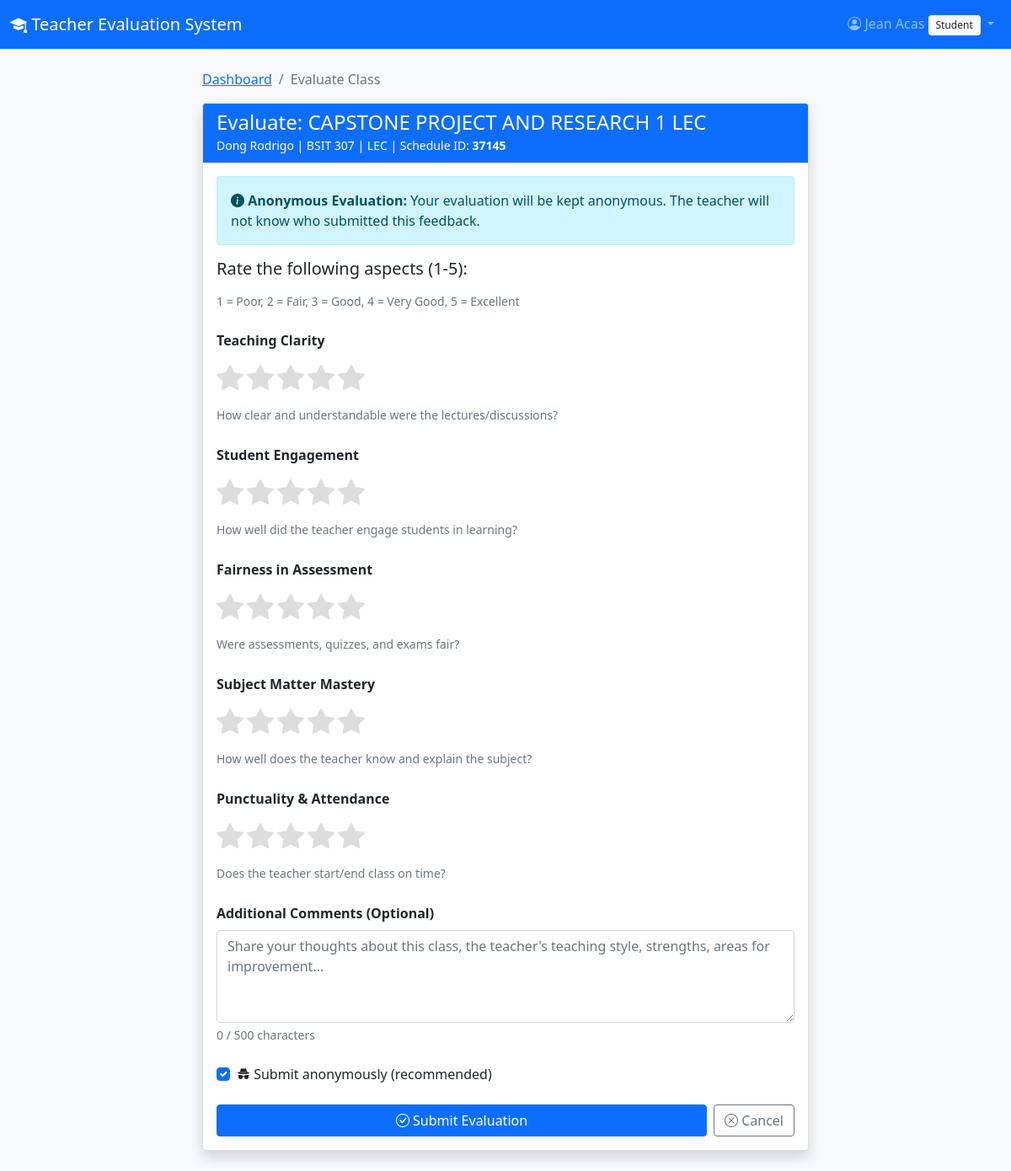
Screenshot of /student/evaluate-class/5 (signed in) with the database file from the repository.
### models.py (models this page shows, shortened)
class User(UserMixin, db.Model):
    __tablename__ = 'users'
    id = db.Column(db.Integer, primary_key=True)
    username = db.Column(db.String(80), unique=True, nullable=False)
    email = db.Column(db.String(120), unique=True, nullable=False)
    password_hash = db.Column(db.String(200), nullable=False)
    role = db.Column(db.String(50), nullable=False)  # student, program_head, dean, admin
    full_name = db.Column(db.String(100), nullable=False)
    department = db.Column(db.String(100))
    is_active = db.Column(db.Boolean, default=True)
    created_at = db.Column(db.DateTime, default=datetime.utcnow)
    roll_number = db.Column(db.String(20), unique=True)
    program = db.Column(db.String(100))
    semester = db.Column(db.Integer)
    is_irregular = db.Column(db.Boolean, default=False)  # ADDED: Regular/Irregular student
    evaluations_given = db.relationship('Evaluation', foreign_keys='Evaluation.evaluator_id',
                                      backref='evaluator', lazy=True)
    audit_logs = db.relationship('AuditLog', backref='user', lazy=True)
    enrollments = db.relationship('Enrollment', backref='student', lazy=True)
    class_evaluations = db.relationship('ClassEvaluation', backref='evaluator', lazy=True)

class ClassAssignment(db.Model):
    __tablename__ = 'class_assignments'
    id = db.Column(db.Integer, primary_key=True)
    section_id = db.Column(db.Integer, db.ForeignKey('sections.id'), nullable=False)
    teacher_id = db.Column(db.Integer, db.ForeignKey('teachers.id'), nullable=False)
    subject_name = db.Column(db.String(200), nullable=False)
    subject_type = db.Column(db.String(20), default='LEC')
    schedule_id = db.Column(db.String(20), nullable=False)
    is_active = db.Column(db.Boolean, default=True)
    evaluations = db.relationship('ClassEvaluation', backref='class_assignment', lazy=True, cascade='all, delete-orphan')

class Teacher(db.Model):
    __tablename__ = 'teachers'
    id = db.Column(db.Integer, primary_key=True)
    name = db.Column(db.String(100), nullable=False)
    email = db.Column(db.String(120), unique=True, nullable=False)
    department = db.Column(db.String(100), nullable=False)
    subjects = db.Column(db.String(500))  # Comma-separated subjects
    joining_date = db.Column(db.DateTime, default=datetime.utcnow)
    is_active = db.Column(db.Boolean, default=True)
    evaluations = db.relationship('Evaluation', backref='teacher', lazy=True)
    class_assignments = db.relationship('ClassAssignment', backref='teacher', lazy=True)

class Section(db.Model):
    __tablename__ = 'sections'
    id = db.Column(db.Integer, primary_key=True)
    name = db.Column(db.String(50), nullable=False)
    program = db.Column(db.String(100), nullable=False)
    year_level = db.Column(db.Integer, nullable=False)
    semester = db.Column(db.Integer, default=1)
    school_year = db.Column(db.String(20))
    is_active = db.Column(db.Boolean, default=True)
    created_at = db.Column(db.DateTime, default=datetime.utcnow)
    class_assignments = db.relationship('ClassAssignment', backref='section', lazy=True, cascade='all, delete-orphan')
    enrollments = db.relationship('Enrollment', backref='section', lazy=True)

### app.py (the view, shortened to what this page needs)
@app.route('/student/evaluate-class/<int:class_id>', methods=['GET', 'POST'])
@login_required
@role_required('student')
def student_evaluate_class(class_id):
    class_assignment = ClassAssignment.query.get_or_404(class_id)
    enrollment = Enrollment.query.filter_by(
        student_id=current_user.id,
        section_id=class_assignment.section_id,
        is_active=True
    ).first()
    if not enrollment and not current_user.is_irregular:
        flash('You are not enrolled in this section. Please contact your administrator.', 'danger')
        return redirect(url_for('student_dashboard'))
    if enrollment and not current_user.is_irregular:
        existing = ClassEvaluation.query.filter_by(
            class_assignment_id=class_id,
            evaluator_id=current_user.id
        ).first()
        if existing:
            flash('You have already evaluated this class.', 'warning')
            return redirect(url_for('student_dashboard'))
    return render_template('student/evaluate_class.html', class_assignment=class_assignment)

### app.py (called while the page is built)
def role_required(*roles):
    def decorator(f):
        @wraps(f)
        def decorated_function(*args, **kwargs):
            if not current_user.is_authenticated:
                return redirect(url_for('login'))
            if current_user.role not in roles:
                flash('You do not have permission to access this page.', 'danger')
                return redirect(url_for('index'))
            return f(*args, **kwargs)
        return decorated_function
    return decorator

@login_manager.user_loader
def load_user(user_id):
    return User.query.get(int(user_id))

### templates/student/evaluate_class.html (shortened to what this page needs)
{% extends "base.html" %}
{% block content %}
<div class="container py-4">
    <div class="row justify-content-center">
        <div class="col-md-8">
            <nav aria-label="breadcrumb">
                <ol class="breadcrumb">
                    <li class="breadcrumb-item"><a href="{{ url_for('student_dashboard') }}">Dashboard</a></li>
                    <li class="breadcrumb-item active">Evaluate Class</li>
                </ol>
            </nav>
            <div class="card shadow">
                <div class="card-header bg-primary text-white">
                    <h4 class="mb-0">Evaluate: {{ class_assignment.subject_name }}</h4>
                    <small>
                        {{ class_assignment.teacher.name }} |
                        {{ class_assignment.section.name }} |
                        {{ class_assignment.subject_type }} |
                        Schedule ID: <strong id="displayScheduleId">{{ class_assignment.schedule_id }}</strong>
                    </small>
                </div>
                <div class="card-body">
                    <div class="alert alert-info">
                        <i class="bi bi-info-circle-fill"></i>
                        <strong>Anonymous Evaluation:</strong> Your evaluation will be kept anonymous.
                        The teacher will not know who submitted this feedback.
                    </div>
                    <form method="POST" id="evaluationForm" onsubmit="return validateForm()">
                        <h5 class="mb-3">Rate the following aspects (1-5):</h5>
                        <p class="text-muted small mb-4">1 = Poor, 2 = Fair, 3 = Good, 4 = Very Good, 5 = Excellent</p>
                        <div class="mb-4">
                            <label class="form-label fw-bold">Teaching Clarity</label>
                            <div class="rating-stars mb-2">
                                {% for i in range(1, 6) %}
                                <label for="tc{{ i }}"><i class="bi bi-star-fill"></i></label>
                                {% endfor %}
                            </div>
                            <small class="text-muted">How clear and understandable were the lectures/discussions?</small>
                        </div>
                        <div class="mb-4">
                            <label class="form-label fw-bold">Student Engagement</label>
                            <div class="rating-stars mb-2">
                                {% for i in range(1, 6) %}
                                <label for="eng{{ i }}"><i class="bi bi-star-fill"></i></label>
                                {% endfor %}
                            </div>
                            <small class="text-muted">How well did the teacher engage students in learning?</small>
                        </div>
                        <div class="mb-4">
                            <label class="form-label fw-bold">Fairness in Assessment</label>
                            <div class="rating-stars mb-2">
                                {% for i in range(1, 6) %}
                                <label for="fair{{ i }}"><i class="bi bi-star-fill"></i></label>
                                {% endfor %}
                            </div>
                            <small class="text-muted">Were assessments, quizzes, and exams fair?</small>
                        </div>
                        <div class="mb-4">
                            <label class="form-label fw-bold">Subject Matter Mastery</label>
                            <div class="rating-stars mb-2">
                                {% for i in range(1, 6) %}
                                <label for="sm{{ i }}"><i class="bi bi-star-fill"></i></label>
                                {% endfor %}
                            </div>
                            <small class="text-muted">How well does the teacher know and explain the subject?</small>
                        </div>
                        <div class="mb-4">
                            <label class="form-label fw-bold">Punctuality & Attendance</label>
                            <div class="rating-stars mb-2">
                                {% for i in range(1, 6) %}
                                <label for="punct{{ i }}"><i class="bi bi-star-fill"></i></label>
                                {% endfor %}
                            </div>
                            <small class="text-muted">Does the teacher start/end class on time?</small>
                        </div>
                        <div class="mb-4">
                            <label for="comments" class="form-label fw-bold">Additional Comments (Optional)</label>
                            <textarea class="form-control" id="comments" name="comments" rows="4"
                                      placeholder="Share your thoughts about this class, the teacher's teaching style, strengths, areas for improvement..."></textarea>
                        </div>
                        <div class="mb-4 form-check">
                            <input type="checkbox" class="form-check-input" name="anonymous" id="anonymous" checked>
                            <label class="form-check-label" for="anonymous">
                                <i class="bi bi-incognito"></i> Submit anonymously (recommended)
                            </label>
                        </div>
                        <div class="d-flex gap-2">
                            <button type="submit" class="btn btn-primary flex-grow-1" id="submitBtn">
                                <i class="bi bi-check-circle"></i> Submit Evaluation
                            </button>
                            <a href="{{ url_for('student_dashboard') }}" class="btn btn-outline-secondary">
                                <i class="bi bi-x-circle"></i> Cancel
                            </a>
                        </div>
                    </form>
                </div>
            </div>
        </div>
    </div>
</div>
{% endblock %}

### templates/base.html (shortened to what this page needs)
<!DOCTYPE html>
<html lang="en">
<head>
    <link href="https://cdn.jsdelivr.net/npm/bootstrap@5.1.3/dist/css/bootstrap.min.css" rel="stylesheet">
    <link rel="stylesheet" href="https://cdn.jsdelivr.net/npm/bootstrap-icons@1.8.1/font/bootstrap-icons.css">
    <link rel="stylesheet" href="{{ url_for('static', filename='style.css') }}">
</head>
<body>
    <nav class="navbar navbar-expand-lg navbar-dark bg-primary">
        <div class="container-fluid">
            <a class="navbar-brand" href="{{ url_for('index') }}">
                <i class="bi bi-mortarboard-fill"></i> Teacher Evaluation System
            </a>
            <div class="collapse navbar-collapse" id="navbarNav">
                <ul class="navbar-nav ms-auto">
                    {% if current_user.is_authenticated %}
                        <li class="nav-item dropdown">
                            <a class="nav-link dropdown-toggle" href="#" id="userDropdown" role="button"
                               data-bs-toggle="dropdown" aria-expanded="false">
                                <i class="bi bi-person-circle"></i> {{ current_user.full_name }}
                                <span class="badge bg-light text-dark">{{ current_user.role|replace('_', ' ')|title }}</span>
                            </a>
                        </li>
                    {% endif %}
                </ul>
            </div>
        </div>
    </nav>
    <div class="container-fluid">
        <div class="row">
            {% if current_user.is_authenticated and current_user.role != 'student' %}
            <nav class="col-md-2 d-md-block bg-light sidebar">
                <div class="position-sticky pt-3">
                    <ul class="nav flex-column">
                        {% if current_user.role == 'admin' %}
                        <li class="nav-item">
                            <a class="nav-link {% if request.endpoint == 'admin_dashboard' %}active{% endif %}"
                               href="{{ url_for('admin_dashboard') }}">
                                <i class="bi bi-speedometer2"></i> Dashboard
                            </a>
                        </li>
                        <li class="nav-item">
                            <a class="nav-link {% if request.endpoint == 'admin_users' %}active{% endif %}"
                               href="{{ url_for('admin_users') }}">
                                <i class="bi bi-people"></i> Users & Teachers
                            </a>
                        </li>
                        <li class="nav-item">
                            <a class="nav-link {% if request.endpoint == 'audit_logs' %}active{% endif %}"
                               href="{{ url_for('audit_logs') }}">
                                <i class="bi bi-journal-text"></i> Audit Logs
                            </a>
                        </li>
                        <li class="nav-item">
                            <a class="nav-link {% if request.endpoint == 'email_reminders' %}active{% endif %}"
                               href="{{ url_for('email_reminders') }}">
                                <i class="bi bi-envelope"></i> Email Reminders
                            </a>
                        </li>
                        {% elif current_user.role == 'program_head' %}
                        <li class="nav-item">
                            <a class="nav-link {% if request.endpoint == 'program_head_dashboard' %}active{% endif %}"
                               href="{{ url_for('program_head_dashboard') }}">
                                <i class="bi bi-speedometer2"></i> Dashboard
                            </a>
                        </li>
                        {% elif current_user.role == 'dean' %}
                        <li class="nav-item">
                            <a class="nav-link {% if request.endpoint == 'dean_dashboard' %}active{% endif %}"
                               href="{{ url_for('dean_dashboard') }}">
                                <i class="bi bi-speedometer2"></i> Dashboard
                            </a>
                        </li>
                        {% endif %}
                    </ul>
                </div>
            </nav>
            <main class="col-md-10 ms-sm-auto px-md-4">
            {% else %}
            <main class="col-12">
            {% endif %}
                {% block content %}{% endblock %}
            </main>
        </div>
    </div>
</body>
</html>

### static/style.css (style rules this page uses)
body { font-family: 'Segoe UI', Tahoma, Geneva, Verdana, sans-serif; background-color: #f8f9fa; }
.rating-stars { display: flex; flex-direction: row-reverse; justify-content: flex-end; gap: 0.25rem; }
.rating-stars label { font-size: 1.5rem; color: #ddd; cursor: pointer; transition: color 0.2s, transform 0.2s; }
.badge { padding: 0.5em 0.75em; font-weight: 500; }
.btn-primary { background-color: #0d6efd; border-color: #0d6efd; }

### templates/student/evaluate_class.html (style rules this page uses)
.rating-stars { display: flex; flex-direction: row-reverse; justify-content: flex-end; gap: 0.25rem; }
.rating-stars label { font-size: 2rem; color: #ddd; cursor: pointer; transition: all 0.2s; }
.rating-stars label i { font-size: 2rem; }

### rows the page displays
User: full_name "Jean Acas", role "Student"
ClassAssignment: subject_name "CAPSTONE PROJECT AND RESEARCH 1 LEC", subject_type "LEC", schedule_id "37145"
Teacher: teacher.name "Dong Rodrigo"
Section: section.name "BSIT 307"
